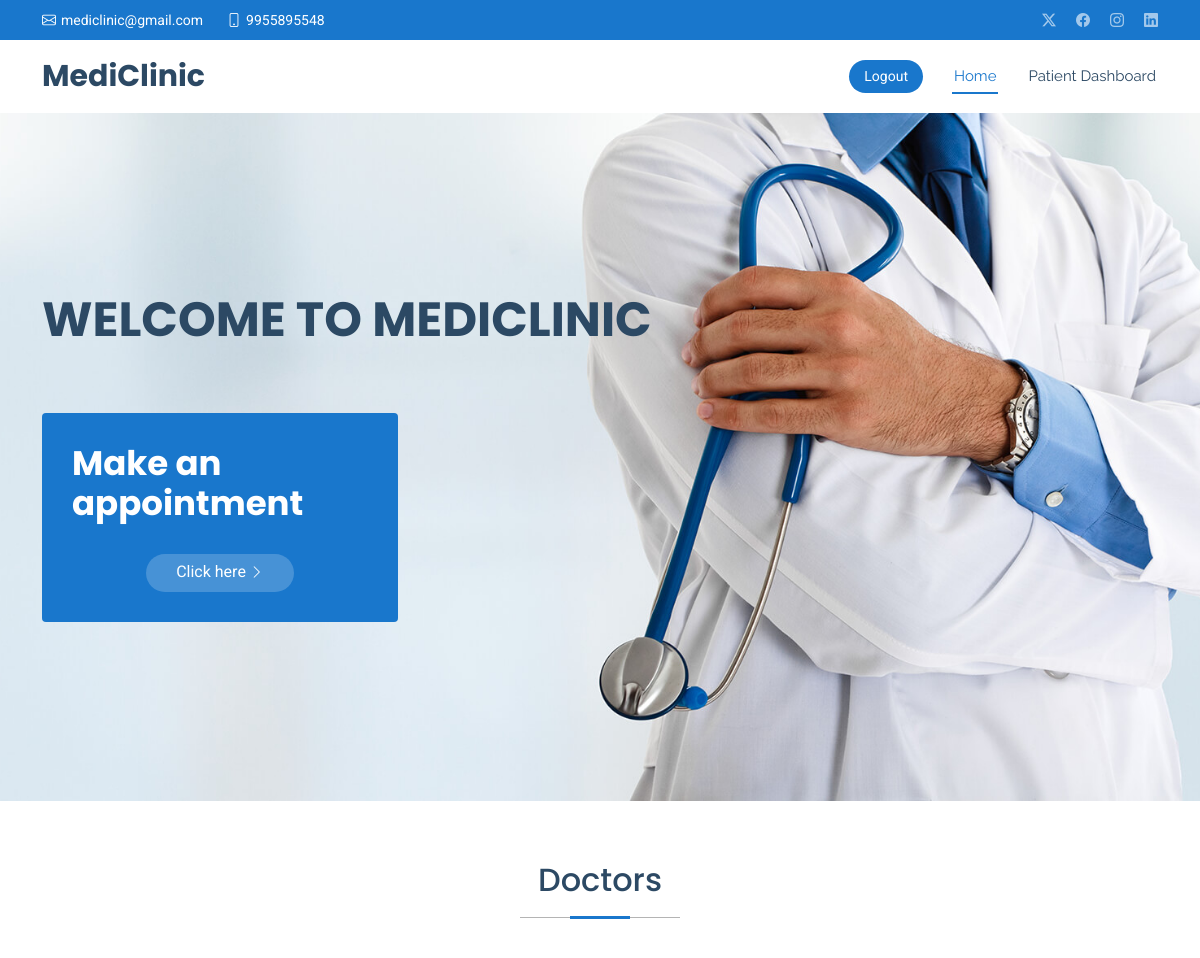
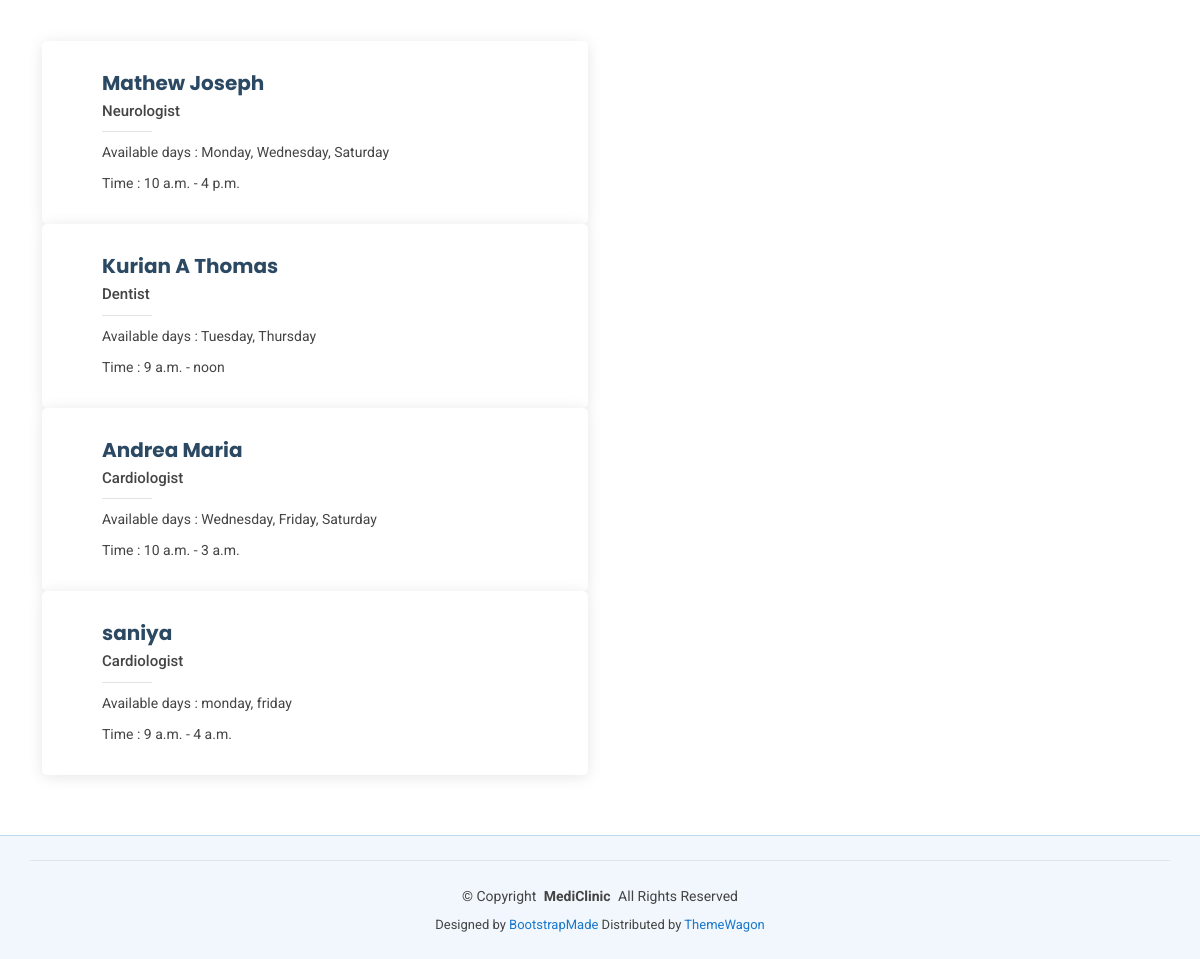
/user, run on the app's committed database (2 pictures, top to bottom).
### app/models.py (models this page shows, shortened)
class Doctor(models.Model):
    name = models.CharField(max_length=100)
    specialization = models.CharField(max_length=100)
    available_days = models.CharField(max_length=100)
    start_time = models.TimeField()
    end_time = models.TimeField()

### app/views.py (the view)
# urls.py: path('user',views.user_page),
def user_page(request):
    d = Doctor.objects.all()
    total_doctors = Doctor.objects.count()
    total_patients = Patient.objects.count()
    total_appointments = Appointment.objects.count()
    return render(request, 'user.html', {
        'all': d,
        'doctors': total_doctors,
        'patients': total_patients,
        'appointments': total_appointments
    })

### template/user.html (shortened to what this page needs)
<!DOCTYPE html>
<html lang="en">
{% load static %}
<head>
  <link href="{% static 'assets/vendor/bootstrap/css/bootstrap.min.css' %}" rel="stylesheet">
  <link href="{% static 'assets/vendor/bootstrap-icons/bootstrap-icons.css' %}" rel="stylesheet">
  <link href="{% static 'assets/vendor/aos/aos.css' %}" rel="stylesheet">
  <link href="{% static 'assets/vendor/fontawesome-free/css/all.min.css' %}" rel="stylesheet">
  <link href="{% static 'assets/vendor/glightbox/css/glightbox.min.css' %}" rel="stylesheet">
  <link href="{% static 'assets/vendor/swiper/swiper-bundle.min.css' %}" rel="stylesheet">
  <link href="{% static 'assets/css/main.css' %}" rel="stylesheet">
</head>
<body class="index-page">
  <header id="header" class="header sticky-top">
    <div class="topbar d-flex align-items-center">
      <div class="container d-flex justify-content-center justify-content-md-between">
        <div class="contact-info d-flex align-items-center">
          <i class="bi bi-envelope d-flex align-items-center"><a href="#">mediclinic@gmail.com</a></i>
          <i class="bi bi-phone d-flex align-items-center ms-4"><span>9955895548</span></i>
        </div>
        <div class="social-links d-none d-md-flex align-items-center">
          <a href="#" class="twitter"><i class="bi bi-twitter-x"></i></a>
          <a href="#" class="facebook"><i class="bi bi-facebook"></i></a>
          <a href="#" class="instagram"><i class="bi bi-instagram"></i></a>
          <a href="#" class="linkedin"><i class="bi bi-linkedin"></i></a>
        </div>
      </div>
    </div>
    <div class="branding d-flex align-items-center">
      <div class="container position-relative d-flex align-items-center justify-content-between">
        <a href="index.html" class="logo d-flex align-items-center me-auto">
          <h1 class="sitename">MediClinic</h1>
        </a>
        <nav id="navmenu" class="navmenu">
          <ul>
            <li><a href="user" class="active">Home<br></a></li>
            <li><a href="user_details">Patient Dashboard</a></li>
          </ul>
        </nav>
        <a class="cta-btn d-none d-sm-block" href="logout">Logout</a>
      </div>
    </div>
  </header>
  <main class="main">
    <section id="hero" class="hero section light-background">
      <img src="{% static 'assets/img/hero-bg.jpg' %}" alt="" data-aos="fade-in">
      <div class="container position-relative">
        <div class="welcome position-relative" data-aos="fade-down" data-aos-delay="100">
          <h2>WELCOME TO MEDICLINIC</h2>
        </div>
        <div class="content row gy-4">
          <div class="col-lg-4 d-flex align-items-stretch">
            <div class="why-box" data-aos="zoom-out" data-aos-delay="200">
              <h3>Make an appointment</h3>
              <div class="text-center">
                <a href="book" class="more-btn"><span>Click here</span> <i class="bi bi-chevron-right"></i></a>
              </div>
            </div>
          </div>
          <div class="col-lg-8 d-flex align-items-stretch">
            <div class="d-flex flex-column justify-content-center">
              <div class="row gy-4">
              </div>
            </div>
          </div>
        </div>
      </div>
    </section>
    <section id="doctors" class="doctors section">
      <div class="container section-title">
        <h2>Doctors</h2>
      </div>
      <div class="container">
        {% for doctor in all %}
        <div class="row gy-4">
          <div class="col-lg-6" data-aos="fade-up" data-aos-delay="100">
            <div class="team-member d-flex align-items-start">
              <div class="member-info">
                <h4>{{doctor.name}}</h4>
                <span>{{doctor.specialization}}</span>
                <p>Available days : {{doctor.available_days}}</p>
                 <p>Time : {{doctor.start_time}} - {{doctor.end_time}}</p>
              </div>
            </div>
          </div>
        </div>
        {% endfor %}
      </div>
    </section>
  </main>
  <footer id="footer" class="footer light-background">
    <div class="container copyright text-center mt-4">
      <p>© <span>Copyright</span> <strong class="px-1 sitename">MediClinic</strong> <span>All Rights Reserved</span></p>
      <div class="credits">
        Designed by <a href="https://bootstrapmade.com/">BootstrapMade</a> Distributed by <a href=“https://themewagon.com>ThemeWagon
      </div>
    </div>
  </footer>
</body>
</html>

### data on the page
Doctor: name "Mathew Joseph", specialization "Neurologist", available_days "Monday, Wednesday, Saturday", start_time "10 a.m.", end_time "4 p.m."
Doctor: name "Kurian A Thomas", specialization "Dentist", available_days "Tuesday, Thursday", start_time "9 a.m.", end_time "noon"
Doctor: name "Andrea Maria", specialization "Cardiologist", available_days "Wednesday, Friday, Saturday", start_time "10 a.m.", end_time "3 a.m."
Doctor: name "saniya", specialization "Cardiologist", available_days "monday, friday", start_time "9 a.m.", end_time "4 a.m."
